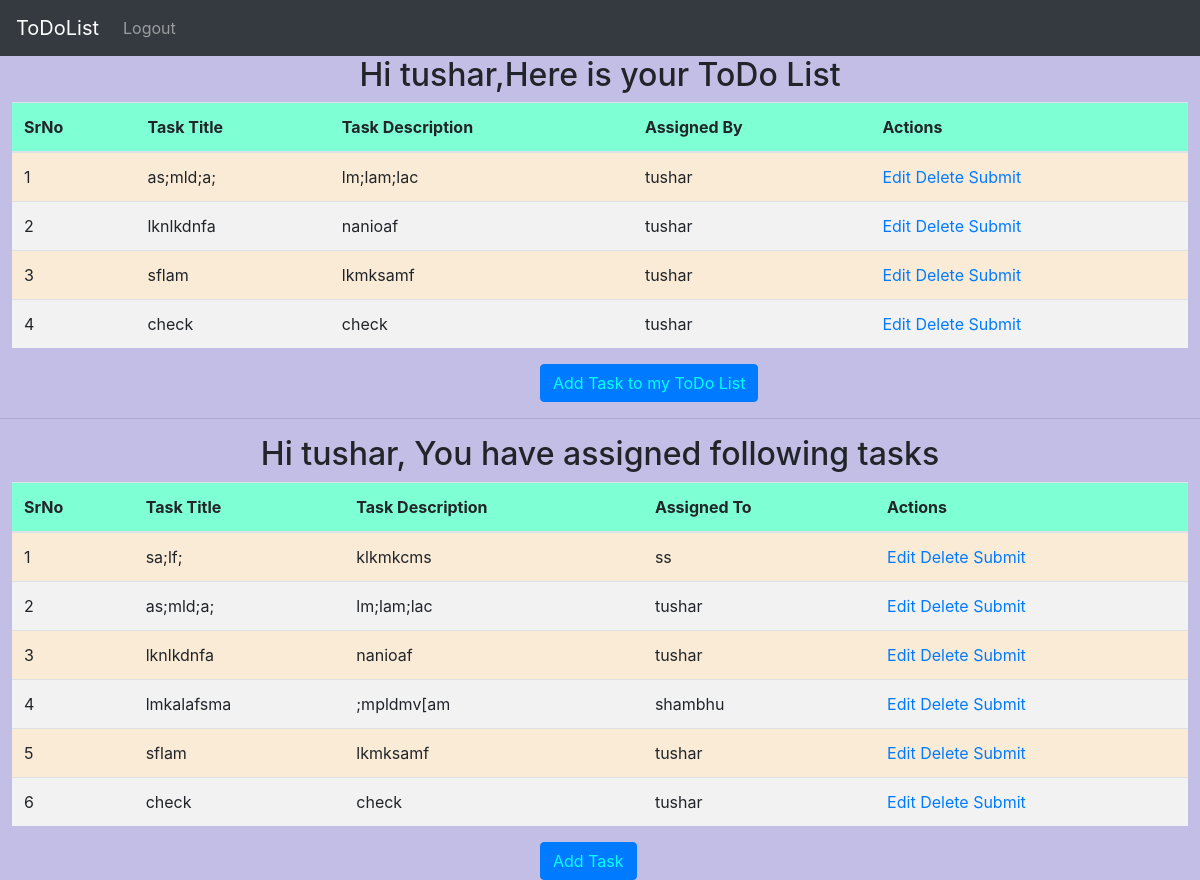
The page /tasks (signed in) on the database its author committed.
### home/models.py (models this page shows)
class Task(models.Model):
    user = models.ForeignKey(User,on_delete = models.CASCADE)
    taskTitle = models.CharField( max_length=30)
    taskDesc = models.TextField()
    assignto = models.CharField(max_length=20,null=True)

### home/views.py (the view)
# urls.py: path("tasks",views.tasks,name='tasks'),
def tasks(request):
    if request.method=='POST':
        title = request.POST['title']
        name = "Bhava"
        desc = request.POST['desc']
        user = User.objects.get(username=request.user.username)
        if user.is_staff == True:
            to = request.POST['ass_to']
        else:
            to = user.username
        task = Task(taskTitle=title,taskDesc=desc,user=user,assignto=to)
        task.save()
        return redirect("tasks")
        '''
        #using django forms
        form = AddTaskForm(request.POST)
        if form.is_valid():
            data = form.save(commit=False)
            data.user = User.objects.get(username=request.user.username)
            data.save()
            return redirect("tasks")
        '''
    else:
        users = User.objects.all()
        tasks = Task.objects.filter(assignto = request.user)
        a_tasks = Task.objects.filter(user = request.user)
        return render(request,"tasks.html",{'tasks':tasks,'a_tasks':a_tasks,'users':users})

### templates/tasks.html (shortened to what this page needs)
{% extends 'home.html' %}
{% load static %}
    {% block style %}
    <link rel="stylesheet" href="{% static 'tasks.css' %}">
    {% endblock %}
  {% block content %}
{% if tasks %}
  <caption id="table_caption"><h2>{% if user.is_authenticated %} Hi {{user.username}},{% endif %}Here is your ToDo List</h2></caption>
  <table class="table" id="tasks">
    <thead>
      <tr>
        <th scope="col">SrNo</th>
        <th scope="col">Task Title</th>
        <th scope="col">Task Description</th>
        <th scope="col">Assigned By</th>
        <th scope="col">Actions</th>
      </tr>
    </thead>
    <tbody>
      {% for task in tasks %}
      <tr>
        <td>{{forloop.counter}}</td>
        <td>{{task.taskTitle}}</td>
        <td>{{task.taskDesc}}</td>
        <td>{{task.user}}</td>
        <td><a href="">Edit</a>  <a href="/delete?title={{task.taskTitle}}">Delete</a> <a href="">Submit</a></td>
      </tr>
      {% endfor %}
    </tbody>
  </table>
  <button id="bt" type="submit" class="btn btn-primary">  <a href="addtask">Add Task to my ToDo List</a>
  </button>
  {% endif %}
  <hr>
  {% if user.is_authenticated %}
  {% if user.is_staff %}
  <caption id="table_caption"><h2>Hi {{user.username}}, You have assigned following tasks</h2></caption>
  <table class="table" id="tasks">
    <thead>
      <tr>
        <th scope="col">SrNo</th>
        <th scope="col">Task Title</th>
        <th scope="col">Task Description</th>
        <th scope="col">Assigned To</th>
        <th scope="col">Actions</th>
      </tr>
    </thead>
    <tbody>
      {% for task in a_tasks %}
      <tr>
        <td>{{forloop.counter}}</td>
        <td>{{task.taskTitle}}</td>
        <td>{{task.taskDesc}}</td>
        <td>{{task.assignto}}</td>
        <td><a href="">Edit</a>  <a href="/delete?title={{task.taskTitle}}">Delete</a> <a href="">Submit</a></td>
      </tr>
      {% endfor %}
    </tbody>
  </table>
  <button id="bt" type="submit" class="btn btn-primary">  <a href="addtask">Add Task</a>
  </button>
  {% endif %}
  {% endif %}
  {% endblock %}

### static/home.css (style rules this page uses)
body { background-color: #c3bee5; }
h2 { text-align: center; }
table { background-color: antiquewhite; }
#tasks { margin-left: 1%; width:98%; }
#tasks tr:nth-child(even) { background-color: #f2f2f2; }
#tasks th { background-color: aquamarine; }

### static/tasks.css (style rules this page uses)
table { background-color: antiquewhite; }
#tasks { margin-left: 1%; width:98%; }
#tasks tr:nth-child(even) { background-color: #f2f2f2; }
#tasks th { background-color: aquamarine; }
#bt a { color:aqua; }
#bt { margin-left: 45%; }

### rows shown on the page
Task: taskTitle "as;mld;a;", taskDesc "lm;lam;lac", user "tushar", assignto "tushar"
Task: taskTitle "lknlkdnfa", taskDesc "nanioaf", user "tushar", assignto "tushar"
Task: taskTitle "sflam", taskDesc "lkmksamf", user "tushar", assignto "tushar"
Task: taskTitle "check", taskDesc "check", user "tushar", assignto "tushar"
Task: taskTitle "sa;lf;", taskDesc "klkmkcms", assignto "ss"
Task: taskTitle "lmkalafsma", taskDesc ";mpldmv[am", assignto "shambhu"

### other values the page prints
{{ user.username }} "tushar"
